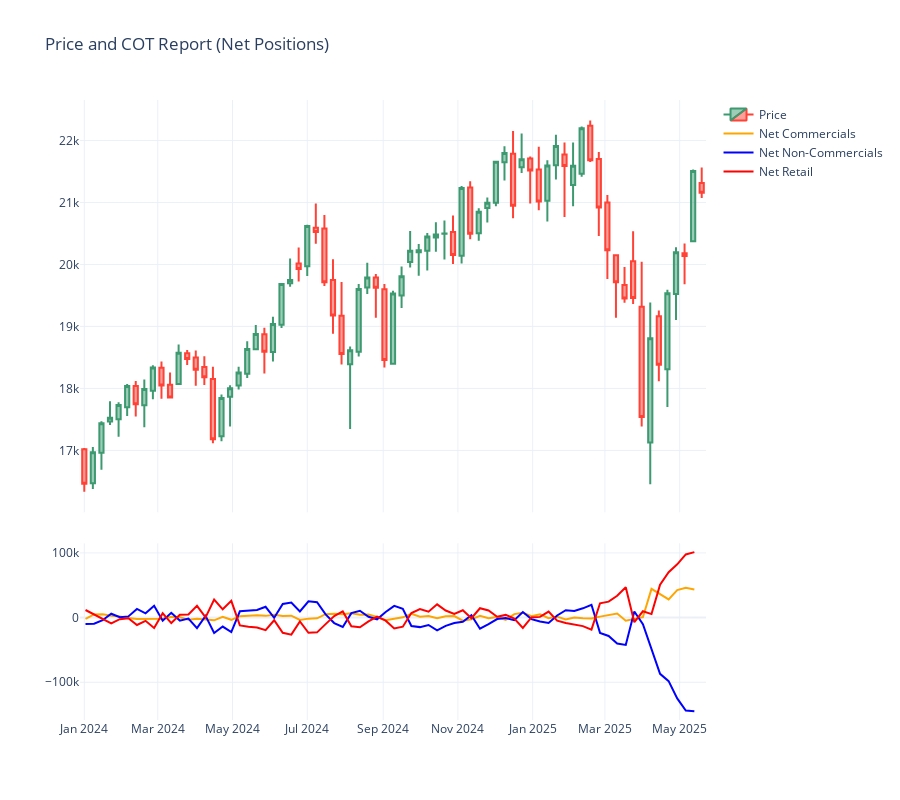

Source (notebook cell):
### Code cell
# Create the subplot layout
fig = make_subplots(
    rows=2, cols=1,
    shared_xaxes=True,
    vertical_spacing=0.05,
    row_heights=[0.7, 0.3]
)

# --- Row 1: Candlestick chart (Price) ---
fig.add_trace(go.Candlestick(
    x=price_df.index,
    open=price_df['Open'],
    high=price_df['High'],
    low=price_df['Low'],
    close=price_df['Close'],
    name='Price'
), row=1, col=1)

# --- Row 2: Net Positions (raw values) ---
fig.add_trace(go.Scatter(
    x=cot_df.index,
    y=cot_df['Net_Comm'],
    mode='lines',
    name='Net Commercials',
    line=dict(color='orange')
), row=2, col=1)

fig.add_trace(go.Scatter(
    x=cot_df.index,
    y=cot_df['Net_NonComm'],
    mode='lines',
    name='Net Non-Commercials',
    line=dict(color='blue')
), row=2, col=1)

fig.add_trace(go.Scatter(
    x=cot_df.index,
    y=cot_df['Net_Retail'],
    mode='lines',
    name='Net Retail',
    line=dict(color='red')
), row=2, col=1)

# Layout
fig.update_layout(
    height=800,
    title='Price and COT Report (Net Positions)',
    xaxis_rangeslider_visible=False,
    template='plotly_white'
)

fig.show()
